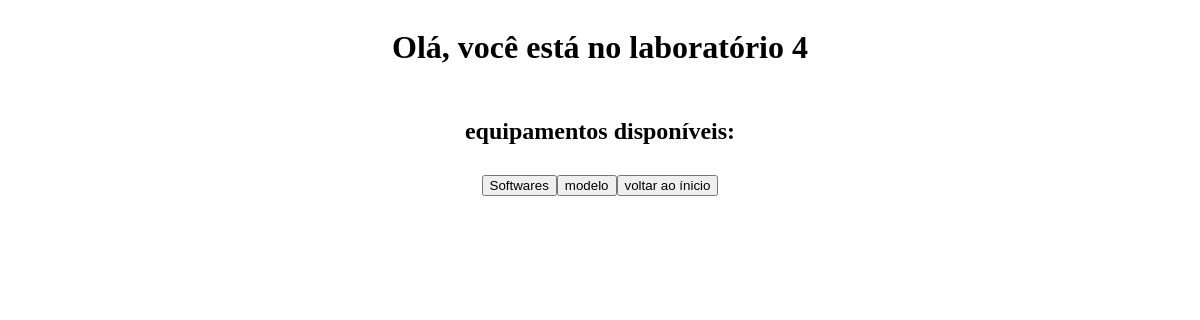
/inventario_labs/info_equipamentos.php?lab=4, run on an earlier commit of the app's database.
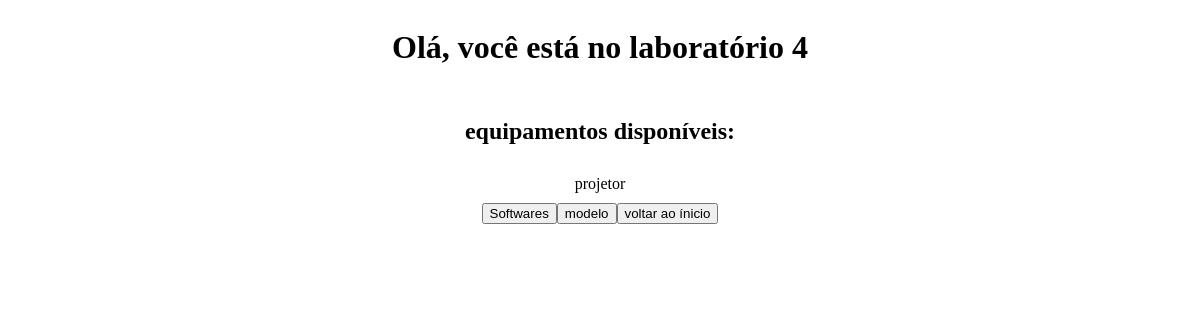
And on a later commit of the database.
### tables this page shows
CREATE TABLE `tb_equipamentos` (
  `id` int(11) NOT NULL,
  `modelo` varchar(100) NOT NULL,
  `patrimonio` varchar(50) NOT NULL,
  `fabricante` varchar(50) NOT NULL,
  `lab1` tinyint(1) NOT NULL,
  `lab2` tinyint(1) NOT NULL,
  `lab3` tinyint(1) NOT NULL,
  `lab4` tinyint(1) NOT NULL,
  `lab5` tinyint(1) NOT NULL,
  `lab6` tinyint(1) NOT NULL
);

### inventario_labs/info_equipamentos.php (the view, shortened to what this page needs)
<?php
    require'conexao.php';
    if(isset($_GET['lab'])&&!empty($_GET['lab'])){
        $id_lab = $_GET['lab'];
        $query_equip = $conexao->prepare("SELECT id,modelo,lab".$id_lab." FROM tb_equipamentos");
        $query_equip->execute();
        $dados = $query_equip->fetchAll();
        echo "<h1> Olá,  você está no laboratório ".$id_lab."</h1>";
        echo "<h2> equipamentos disponíveis: </h2>";
        if(isset($_GET['perf']) && !empty($_GET['perf']) && $_GET['perf'] = 'adm'){
            session_start();
                if ((!isset($_SESSION['usuario']) || empty($_SESSION['usuario'])) && (!isset($_SESSION['senha']) || empty($_SESSION['senha']))){
                    header('Location: login.php');
                    exit;
                } else {
                    foreach ($dados as $key => $value) {
                        if($dados[$key]['lab'.$id_lab] != 0){
                            echo $dados[$key]['modelo'];
                            echo '<a href = "info_equipamentos.php?perf=adm&lab='.$id_lab.'&del='.$dados[$key]['id'].'"><button type="submit">remover</button></a>';
                           echo '<br>';
                        }
                    }
                    echo '<div>';
                    echo '<a href="add_equipamentos.php?lab='.$id_lab.'&perf=adm"><button>Adicionar equipamentos</button></a>';
                    echo '<a href="info_softwares.php?lab='.$id_lab.'&perf=adm"><button>Softwares</button></a>';
                    echo '<a href="info_modelos.php?lab='.$id_lab.'&perf=adm"><button>modelo</button></a>';
                    echo '<a href="index.php?perf=adm"><button>voltar ao ínicio</button></a>';
                    echo '</div>';
                }
        } else {
            foreach ($dados as $key => $value) {
                if($dados[$key]['lab'.$id_lab] != 0){
                    echo $dados[$key]['modelo'];
                }
            }
            echo '<div>';
            echo '<a href="info_softwares.php?lab='.$id_lab.'"><button>Softwares</button></a>';
            echo '<a href="info_modelo.php?lab='.$id_lab.'"><button>modelo</button></a>';
            echo '<a href="index.php?"><button>voltar ao ínicio</button></a>';
            echo '</div>';
        }
    }
?>
<!DOCTYPE html>
<html lang="en">
<head>
    <link rel="stylesheet" href="style.css">
</head>
<body>
</body>
</html>

What changed in the data, as far as the page shows it:
added tb_equipamentos: modelo "projetor"
